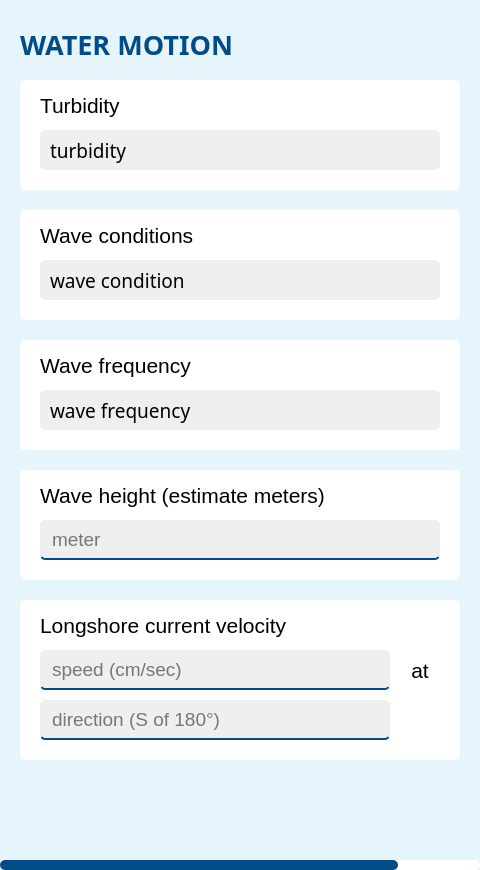
<?xml version="1.0" encoding="UTF-8"?>

<!--
  SlidexCell - improved data collection of environmental observations in any weather
  Copyright © 2023 Nabeth Ghazi

  This program is free software: you can redistribute it and/or modify
  it under the terms of the GNU General Public License as published by
  the Free Software Foundation, version 3.

  This program is distributed in the hope that it will be useful,
  but WITHOUT ANY WARRANTY; without even the implied warranty of
  MERCHANTABILITY or FITNESS FOR A PARTICULAR PURPOSE.  See the
  GNU General Public License for more details.

  You should have received a copy of the GNU General Public License
  along with this program. If not, see <http://www.gnu.org/licenses/>.
-->

<ui version="4.0">
 <class>Form</class>
 <widget class="QWidget" name="Form">
  <property name="geometry">
   <rect>
    <x>0</x>
    <y>0</y>
    <width>480</width>
    <height>870</height>
   </rect>
  </property>
  <property name="sizePolicy">
   <sizepolicy hsizetype="Preferred" vsizetype="Preferred">
    <horstretch>0</horstretch>
    <verstretch>0</verstretch>
   </sizepolicy>
  </property>
  <property name="windowTitle">
   <string>SlidexCell</string>
  </property>
  <property name="styleSheet">
   <string notr="true">background-color: #e6f5fc;</string>
  </property>
  <widget class="QLabel" name="label">
   <property name="geometry">
    <rect>
     <x>20</x>
     <y>20</y>
     <width>380</width>
     <height>50</height>
    </rect>
   </property>
   <property name="sizePolicy">
    <sizepolicy hsizetype="Preferred" vsizetype="Preferred">
     <horstretch>0</horstretch>
     <verstretch>0</verstretch>
    </sizepolicy>
   </property>
   <property name="font">
    <font>
     <family>Yu Gothic</family>
     <pointsize>20</pointsize>
     <weight>75</weight>
     <bold>true</bold>
    </font>
   </property>
   <property name="styleSheet">
    <string notr="true">color: #004b88;</string>
   </property>
   <property name="text">
    <string>&lt;html&gt;&lt;head/&gt;&lt;body&gt;&lt;p&gt;WATER MOTION&lt;/p&gt;&lt;/body&gt;&lt;/html&gt;</string>
   </property>
  </widget>
  <widget class="QProgressBar" name="progressBar">
   <property name="geometry">
    <rect>
     <x>0</x>
     <y>860</y>
     <width>480</width>
     <height>10</height>
    </rect>
   </property>
   <property name="styleSheet">
    <string notr="true">QProgressBar {
    border: none;
    border-radius: 5px;
    background-color: white;
}

QProgressBar::chunk {
    background-color: #004b88;
    border-radius: 5px;
}
</string>
   </property>
   <property name="value">
    <number>83</number>
   </property>
   <property name="textVisible">
    <bool>false</bool>
   </property>
   <property name="format">
    <string>%p%</string>
   </property>
  </widget>
  <widget class="QScrollArea" name="scrollArea">
   <property name="geometry">
    <rect>
     <x>0</x>
     <y>80</y>
     <width>480</width>
     <height>680</height>
    </rect>
   </property>
   <property name="styleSheet">
    <string notr="true">QScrollArea {
    border: none;
    background-color: #f2f2f2;
	border-radius: 5px;
}

QScrollBar:vertical {
    border: none;
    background-color: white;
    width: 10px;
    margin: 0px 0px 0px 0px;
}

QScrollBar::handle:vertical {
    background-color: #004b88;
    border-radius: 5px;
}

QScrollBar::add-line:vertical {
    border: none;
    background: none;
}

QScrollBar::sub-line:vertical {
    border: none;
    background: none;
}

QScrollBar::add-page:vertical, QScrollBar::sub-page:vertical {
    background: none;
}
</string>
   </property>
   <property name="sizeAdjustPolicy">
    <enum>QAbstractScrollArea::AdjustIgnored</enum>
   </property>
   <property name="widgetResizable">
    <bool>true</bool>
   </property>
   <widget class="QWidget" name="scrollAreaWidgetContents_2">
    <property name="geometry">
     <rect>
      <x>0</x>
      <y>0</y>
      <width>480</width>
      <height>680</height>
     </rect>
    </property>
    <layout class="QGridLayout" name="gridLayout_2">
     <property name="leftMargin">
      <number>0</number>
     </property>
     <property name="topMargin">
      <number>0</number>
     </property>
     <property name="rightMargin">
      <number>0</number>
     </property>
     <property name="bottomMargin">
      <number>0</number>
     </property>
     <property name="horizontalSpacing">
      <number>0</number>
     </property>
     <property name="verticalSpacing">
      <number>20</number>
     </property>
     <item row="2" column="0">
      <widget class="QFrame" name="frame_3">
       <property name="sizePolicy">
        <sizepolicy hsizetype="Fixed" vsizetype="Fixed">
         <horstretch>0</horstretch>
         <verstretch>0</verstretch>
        </sizepolicy>
       </property>
       <property name="minimumSize">
        <size>
         <width>440</width>
         <height>110</height>
        </size>
       </property>
       <property name="styleSheet">
        <string notr="true">background-color: white;
border-radius: 5px;</string>
       </property>
       <property name="frameShape">
        <enum>QFrame::StyledPanel</enum>
       </property>
       <property name="frameShadow">
        <enum>QFrame::Raised</enum>
       </property>
       <widget class="QLabel" name="label_4">
        <property name="geometry">
         <rect>
          <x>20</x>
          <y>10</y>
          <width>401</width>
          <height>30</height>
         </rect>
        </property>
        <property name="font">
         <font>
          <family>Yu Gothic UI</family>
          <pointsize>16</pointsize>
         </font>
        </property>
        <property name="text">
         <string>Wave frequency</string>
        </property>
       </widget>
       <widget class="QComboBox" name="waveFrequency">
        <property name="geometry">
         <rect>
          <x>20</x>
          <y>50</y>
          <width>400</width>
          <height>40</height>
         </rect>
        </property>
        <property name="font">
         <font>
          <family>Yu Gothic</family>
          <pointsize>14</pointsize>
         </font>
        </property>
        <property name="styleSheet">
         <string notr="true">QComboBox {
    border-radius: 5px;
    background-color: #EFEFEF;
	padding-left: 10px;
}

QComboBox::drop-down:!editable {
    background: transparent;
    border: none;
}

QComboBox::down-arrow {
    image: url(:/icons/icons/down_arrow.png);
    subcontrol-origin: padding;
    subcontrol-position: right center;
    width: 16px;
    height: 16px;
    margin-right: 10px;
}</string>
        </property>
        <property name="placeholderText">
         <string/>
        </property>
        <property name="duplicatesEnabled">
         <bool>false</bool>
        </property>
        <item>
         <property name="text">
          <string>wave frequency</string>
         </property>
        </item>
        <item>
         <property name="text">
          <string>calm</string>
         </property>
        </item>
        <item>
         <property name="text">
          <string>normal</string>
         </property>
        </item>
        <item>
         <property name="text">
          <string>rough</string>
         </property>
        </item>
       </widget>
      </widget>
     </item>
     <item row="0" column="0">
      <widget class="QFrame" name="frame">
       <property name="sizePolicy">
        <sizepolicy hsizetype="Fixed" vsizetype="Fixed">
         <horstretch>0</horstretch>
         <verstretch>0</verstretch>
        </sizepolicy>
       </property>
       <property name="minimumSize">
        <size>
         <width>440</width>
         <height>110</height>
        </size>
       </property>
       <property name="styleSheet">
        <string notr="true">background-color: white;
border-radius: 5px;</string>
       </property>
       <property name="frameShape">
        <enum>QFrame::StyledPanel</enum>
       </property>
       <property name="frameShadow">
        <enum>QFrame::Raised</enum>
       </property>
       <widget class="QLabel" name="label_2">
        <property name="geometry">
         <rect>
          <x>20</x>
          <y>10</y>
          <width>401</width>
          <height>30</height>
         </rect>
        </property>
        <property name="font">
         <font>
          <family>Yu Gothic UI</family>
          <pointsize>16</pointsize>
         </font>
        </property>
        <property name="text">
         <string>Turbidity</string>
        </property>
       </widget>
       <widget class="QComboBox" name="turbidity">
        <property name="geometry">
         <rect>
          <x>20</x>
          <y>50</y>
          <width>400</width>
          <height>40</height>
         </rect>
        </property>
        <property name="font">
         <font>
          <family>Yu Gothic</family>
          <pointsize>14</pointsize>
         </font>
        </property>
        <property name="styleSheet">
         <string notr="true">QComboBox {
    border-radius: 5px;
    background-color: #EFEFEF;
	padding-left: 10px;
}

QComboBox::drop-down:!editable {
    background: transparent;
    border: none;
}

QComboBox::down-arrow {
    image: url(:/icons/icons/down_arrow.png);
    subcontrol-origin: padding;
    subcontrol-position: right center;
    width: 16px;
    height: 16px;
    margin-right: 10px;
}</string>
        </property>
        <property name="placeholderText">
         <string/>
        </property>
        <property name="duplicatesEnabled">
         <bool>false</bool>
        </property>
        <item>
         <property name="text">
          <string>turbidity</string>
         </property>
        </item>
        <item>
         <property name="text">
          <string>clear</string>
         </property>
        </item>
        <item>
         <property name="text">
          <string>slightly cloudy</string>
         </property>
        </item>
        <item>
         <property name="text">
          <string>cloudy</string>
         </property>
        </item>
        <item>
         <property name="text">
          <string>opaque (solid)</string>
         </property>
        </item>
       </widget>
      </widget>
     </item>
     <item row="4" column="0">
      <widget class="QFrame" name="frame_5">
       <property name="sizePolicy">
        <sizepolicy hsizetype="Fixed" vsizetype="Fixed">
         <horstretch>0</horstretch>
         <verstretch>0</verstretch>
        </sizepolicy>
       </property>
       <property name="minimumSize">
        <size>
         <width>440</width>
         <height>160</height>
        </size>
       </property>
       <property name="styleSheet">
        <string notr="true">background-color: white;
border-radius: 5px;</string>
       </property>
       <property name="frameShape">
        <enum>QFrame::StyledPanel</enum>
       </property>
       <property name="frameShadow">
        <enum>QFrame::Raised</enum>
       </property>
       <widget class="QLabel" name="label_6">
        <property name="geometry">
         <rect>
          <x>20</x>
          <y>10</y>
          <width>401</width>
          <height>30</height>
         </rect>
        </property>
        <property name="font">
         <font>
          <family>Yu Gothic UI</family>
          <pointsize>16</pointsize>
         </font>
        </property>
        <property name="text">
         <string>Longshore current velocity</string>
        </property>
       </widget>
       <widget class="QLineEdit" name="longshoreCurrentDirection">
        <property name="geometry">
         <rect>
          <x>20</x>
          <y>100</y>
          <width>350</width>
          <height>40</height>
         </rect>
        </property>
        <property name="font">
         <font>
          <family>Yu Gothic UI</family>
          <pointsize>14</pointsize>
         </font>
        </property>
        <property name="styleSheet">
         <string notr="true">background-color: #EFEFEF;
border-style: solid;
border-width: 0 0 2px 0;
border-color: #004b88;
border-radius: 5px;
padding-left: 10px;</string>
        </property>
        <property name="placeholderText">
         <string>direction (S of 180°)</string>
        </property>
       </widget>
       <widget class="QLabel" name="label_16">
        <property name="geometry">
         <rect>
          <x>380</x>
          <y>50</y>
          <width>40</width>
          <height>40</height>
         </rect>
        </property>
        <property name="font">
         <font>
          <family>Yu Gothic UI</family>
          <pointsize>16</pointsize>
         </font>
        </property>
        <property name="text">
         <string>at</string>
        </property>
        <property name="alignment">
         <set>Qt::AlignCenter</set>
        </property>
       </widget>
       <widget class="QLineEdit" name="longshoreCurrentSpeed">
        <property name="geometry">
         <rect>
          <x>20</x>
          <y>50</y>
          <width>350</width>
          <height>40</height>
         </rect>
        </property>
        <property name="font">
         <font>
          <family>Yu Gothic UI</family>
          <pointsize>14</pointsize>
         </font>
        </property>
        <property name="styleSheet">
         <string notr="true">background-color: #EFEFEF;
border-style: solid;
border-width: 0 0 2px 0;
border-color: #004b88;
border-radius: 5px;
padding-left: 10px;</string>
        </property>
        <property name="text">
         <string/>
        </property>
        <property name="placeholderText">
         <string>speed (cm/sec)</string>
        </property>
       </widget>
      </widget>
     </item>
     <item row="1" column="0">
      <widget class="QFrame" name="frame_2">
       <property name="sizePolicy">
        <sizepolicy hsizetype="Fixed" vsizetype="Fixed">
         <horstretch>0</horstretch>
         <verstretch>0</verstretch>
        </sizepolicy>
       </property>
       <property name="minimumSize">
        <size>
         <width>440</width>
         <height>110</height>
        </size>
       </property>
       <property name="styleSheet">
        <string notr="true">background-color: white;
border-radius: 5px;</string>
       </property>
       <property name="frameShape">
        <enum>QFrame::StyledPanel</enum>
       </property>
       <property name="frameShadow">
        <enum>QFrame::Raised</enum>
       </property>
       <widget class="QComboBox" name="waveConditions">
        <property name="geometry">
         <rect>
          <x>20</x>
          <y>50</y>
          <width>400</width>
          <height>40</height>
         </rect>
        </property>
        <property name="font">
         <font>
          <family>Yu Gothic</family>
          <pointsize>14</pointsize>
         </font>
        </property>
        <property name="styleSheet">
         <string notr="true">QComboBox {
    border-radius: 5px;
    background-color: #EFEFEF;
	padding-left: 10px;
}

QComboBox::drop-down:!editable {
    background: transparent;
    border: none;
}

QComboBox::down-arrow {
    image: url(:/icons/icons/down_arrow.png);
    subcontrol-origin: padding;
    subcontrol-position: right center;
    width: 16px;
    height: 16px;
    margin-right: 10px;
}</string>
        </property>
        <property name="placeholderText">
         <string/>
        </property>
        <property name="duplicatesEnabled">
         <bool>false</bool>
        </property>
        <item>
         <property name="text">
          <string>wave condition</string>
         </property>
        </item>
        <item>
         <property name="text">
          <string>calm</string>
         </property>
        </item>
        <item>
         <property name="text">
          <string>ripples</string>
         </property>
        </item>
        <item>
         <property name="text">
          <string>waves</string>
         </property>
        </item>
        <item>
         <property name="text">
          <string>white caps</string>
         </property>
        </item>
       </widget>
       <widget class="QLabel" name="label_3">
        <property name="geometry">
         <rect>
          <x>20</x>
          <y>10</y>
          <width>401</width>
          <height>30</height>
         </rect>
        </property>
        <property name="font">
         <font>
          <family>Yu Gothic UI</family>
          <pointsize>16</pointsize>
         </font>
        </property>
        <property name="text">
         <string>Wave conditions</string>
        </property>
       </widget>
      </widget>
     </item>
     <item row="3" column="0">
      <widget class="QFrame" name="frame_4">
       <property name="sizePolicy">
        <sizepolicy hsizetype="Fixed" vsizetype="Fixed">
         <horstretch>0</horstretch>
         <verstretch>0</verstretch>
        </sizepolicy>
       </property>
       <property name="minimumSize">
        <size>
         <width>440</width>
         <height>110</height>
        </size>
       </property>
       <property name="styleSheet">
        <string notr="true">background-color: white;
border-radius: 5px;</string>
       </property>
       <property name="frameShape">
        <enum>QFrame::StyledPanel</enum>
       </property>
       <property name="frameShadow">
        <enum>QFrame::Raised</enum>
       </property>
       <widget class="QLabel" name="label_5">
        <property name="geometry">
         <rect>
          <x>20</x>
          <y>10</y>
          <width>401</width>
          <height>30</height>
         </rect>
        </property>
        <property name="font">
         <font>
          <family>Yu Gothic UI</family>
          <pointsize>16</pointsize>
         </font>
        </property>
        <property name="text">
         <string>Wave height (estimate meters)</string>
        </property>
       </widget>
       <widget class="QLineEdit" name="waveHeight">
        <property name="geometry">
         <rect>
          <x>20</x>
          <y>50</y>
          <width>400</width>
          <height>40</height>
         </rect>
        </property>
        <property name="font">
         <font>
          <family>Yu Gothic UI</family>
          <pointsize>14</pointsize>
         </font>
        </property>
        <property name="styleSheet">
         <string notr="true">background-color: #EFEFEF;
border-style: solid;
border-width: 0 0 2px 0;
border-color: #004b88;
border-radius: 5px;
padding-left: 10px;</string>
        </property>
        <property name="placeholderText">
         <string>meter</string>
        </property>
       </widget>
      </widget>
     </item>
    </layout>
   </widget>
  </widget>
  <widget class="QPushButton" name="next">
   <property name="geometry">
    <rect>
     <x>350</x>
     <y>810</y>
     <width>40</width>
     <height>40</height>
    </rect>
   </property>
   <property name="sizePolicy">
    <sizepolicy hsizetype="Fixed" vsizetype="Fixed">
     <horstretch>0</horstretch>
     <verstretch>0</verstretch>
    </sizepolicy>
   </property>
   <property name="layoutDirection">
    <enum>Qt::LeftToRight</enum>
   </property>
   <property name="styleSheet">
    <string notr="true"/>
   </property>
   <property name="text">
    <string/>
   </property>
   <property name="icon">
    <iconset resource="resources/res.qrc">
     <normaloff>:/icons/icons/next.png</normaloff>:/icons/icons/next.png</iconset>
   </property>
   <property name="iconSize">
    <size>
     <width>30</width>
     <height>30</height>
    </size>
   </property>
   <property name="flat">
    <bool>true</bool>
   </property>
  </widget>
  <widget class="QPushButton" name="prev">
   <property name="geometry">
    <rect>
     <x>90</x>
     <y>810</y>
     <width>40</width>
     <height>40</height>
    </rect>
   </property>
   <property name="sizePolicy">
    <sizepolicy hsizetype="Fixed" vsizetype="Fixed">
     <horstretch>0</horstretch>
     <verstretch>0</verstretch>
    </sizepolicy>
   </property>
   <property name="layoutDirection">
    <enum>Qt::LeftToRight</enum>
   </property>
   <property name="styleSheet">
    <string notr="true"/>
   </property>
   <property name="text">
    <string/>
   </property>
   <property name="icon">
    <iconset resource="resources/res.qrc">
     <normaloff>:/icons/icons/prev.png</normaloff>:/icons/icons/prev.png</iconset>
   </property>
   <property name="iconSize">
    <size>
     <width>30</width>
     <height>30</height>
    </size>
   </property>
   <property name="flat">
    <bool>true</bool>
   </property>
  </widget>
  <widget class="QPushButton" name="home">
   <property name="geometry">
    <rect>
     <x>220</x>
     <y>810</y>
     <width>40</width>
     <height>40</height>
    </rect>
   </property>
   <property name="sizePolicy">
    <sizepolicy hsizetype="Fixed" vsizetype="Fixed">
     <horstretch>0</horstretch>
     <verstretch>0</verstretch>
    </sizepolicy>
   </property>
   <property name="layoutDirection">
    <enum>Qt::LeftToRight</enum>
   </property>
   <property name="styleSheet">
    <string notr="true"/>
   </property>
   <property name="text">
    <string/>
   </property>
   <property name="icon">
    <iconset resource="resources/res.qrc">
     <normaloff>:/icons/icons/home.png</normaloff>:/icons/icons/home.png</iconset>
   </property>
   <property name="iconSize">
    <size>
     <width>30</width>
     <height>30</height>
    </size>
   </property>
   <property name="flat">
    <bool>true</bool>
   </property>
  </widget>
  <widget class="QPushButton" name="info">
   <property name="geometry">
    <rect>
     <x>420</x>
     <y>20</y>
     <width>40</width>
     <height>40</height>
    </rect>
   </property>
   <property name="sizePolicy">
    <sizepolicy hsizetype="Fixed" vsizetype="Fixed">
     <horstretch>0</horstretch>
     <verstretch>0</verstretch>
    </sizepolicy>
   </property>
   <property name="layoutDirection">
    <enum>Qt::LeftToRight</enum>
   </property>
   <property name="styleSheet">
    <string notr="true"/>
   </property>
   <property name="text">
    <string/>
   </property>
   <property name="icon">
    <iconset resource="resources/res.qrc">
     <normaloff>:/icons/icons/info.png</normaloff>:/icons/icons/info.png</iconset>
   </property>
   <property name="iconSize">
    <size>
     <width>30</width>
     <height>30</height>
    </size>
   </property>
   <property name="flat">
    <bool>true</bool>
   </property>
  </widget>
 </widget>
 <resources>
  <include location="resources/res.qrc"/>
 </resources>
 <connections/>
</ui>
